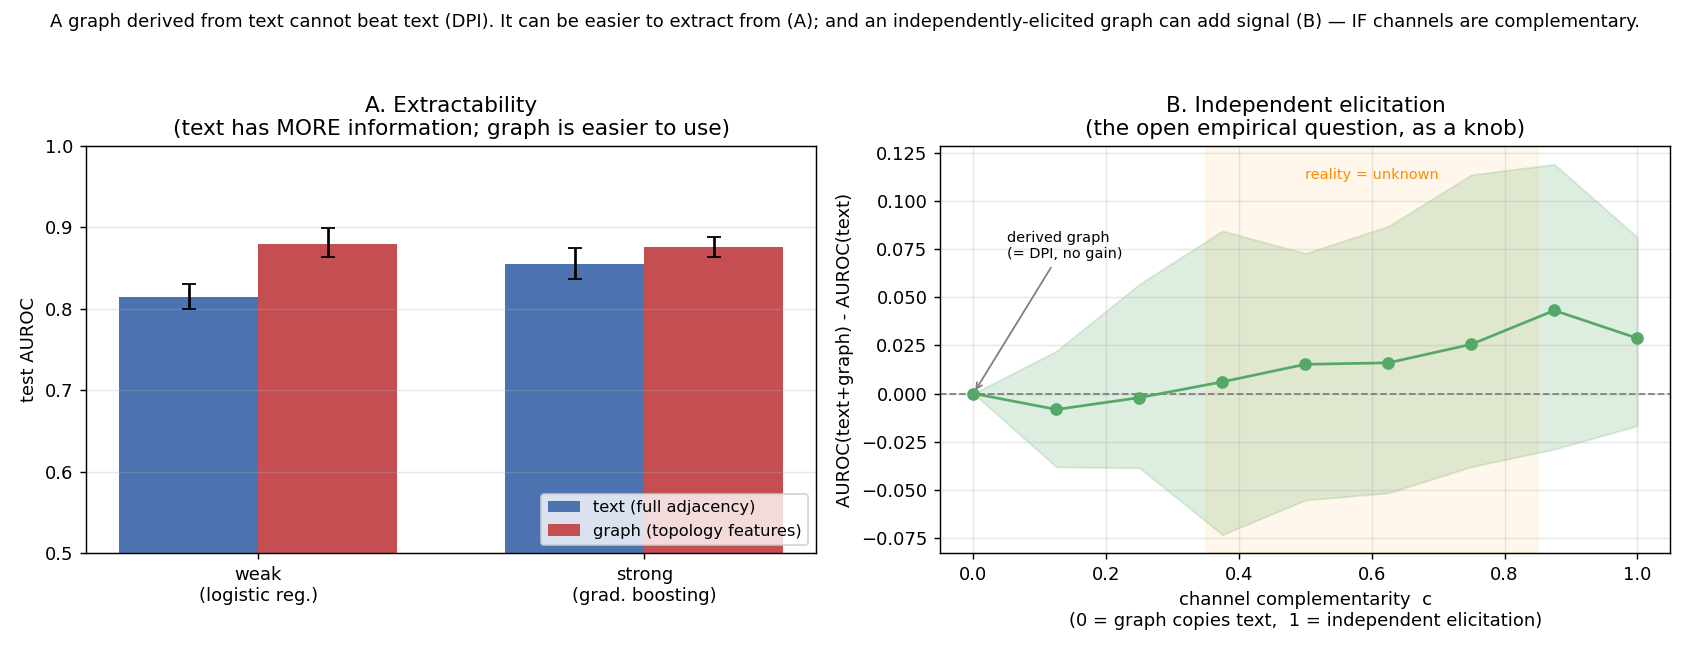

The script that saved this image:
"""Synthetic demonstration for the graph-vs-text essay.

This is a CONTROLLED FICTION, not evidence about the world. It illustrates the
*logic* behind two claims that survive the data-processing inequality (DPI),
using numeric channels only — no prose is generated, and no claim is made that
these encodings resemble real interviews.

Panel A — EXTRACTABILITY (rig-proof).
    The "text" representation is the FULL flattened adjacency of a latent DAG:
    it contains *strictly more* information than the handful of graph-topology
    features (those features are a lossy function of the adjacency). So the
    graph view cannot smuggle in extra signal — the DPI is respected by
    construction. Yet a WEAK learner (logistic regression) does much better with
    the pre-computed topology features than with the raw adjacency, because the
    outcome depends on a non-linear structural quantity (longest-path length)
    the weak learner cannot recover from raw edges. A STRONG learner
    (gradient boosting) closes the gap on the raw adjacency — empirically
    confirming the information was there all along. The graph's advantage is
    EXTRACTION, not information.

Panel B — INDEPENDENT ELICITATION (the open question, as a knob).
    Two noisy observations of the same latent DAG: a "text" view and a "graph"
    view. A complementarity knob c interpolates from c=0 (the graph observes
    EXACTLY what the text observed — a graph *derived* from text, the DPI case,
    no gain) to c=1 (the graph is an INDEPENDENT elicitation that can recover
    structure the text dropped). We plot the incremental predictive value of
    adding the graph over text alone, as a function of c. Reality sits somewhere
    on this axis; we do not know where — that is the empirical question a human
    study would answer. The plot characterises the *dependence*, it does not
    assert a point.

Run:  uv run python synthetic_demo.py
Out:  synthetic_demo.png  + a numeric summary on stdout.
"""

from __future__ import annotations

from pathlib import Path

import matplotlib

matplotlib.use("Agg")

import matplotlib.pyplot as plt
import networkx as nx
import numpy as np
from sklearn.ensemble import HistGradientBoostingClassifier
from sklearn.linear_model import LogisticRegression
from sklearn.metrics import roc_auc_score
from sklearn.model_selection import train_test_split

# ── configuration ─────────────────────────────────────────────────────
SEED = 42
# nodes per latent DAG; kept small so the strong learner can recover structure from raw adjacency
N_NODES = 8
EDGE_RHO = 0.30  # forward-edge density in the latent DAG
LABEL_NOISE = 0.07  # fraction of labels flipped (keeps AUROC < 1)

# Panel A (extractability)
A_SAMPLES = 6000  # enough data for the strong learner to extract longest-path from raw adjacency
A_REPEATS = 12

# Panel B (complementarity)
B_SAMPLES = 900
B_REPEATS = 16
B_P_OBSERVE = 0.50  # per-edge probability a true edge survives a single channel
B_GRID = np.linspace(0.0, 1.0, 9)  # complementarity knob c


# ── latent structure + features ───────────────────────────────────────
def make_random_dag(n: int, rho: float, rng: np.random.Generator) -> nx.DiGraph:
    """Random DAG: nodes in topological order, forward edge i->j (i<j) w.p. rho."""
    g = nx.DiGraph()
    g.add_nodes_from(range(n))
    for i in range(n):
        for j in range(i + 1, n):
            if rng.random() < rho:
                g.add_edge(i, j)
    return g


def flat_adjacency(g: nx.DiGraph, n: int) -> np.ndarray:
    """Full upper-triangular adjacency as a flat 0/1 vector — the complete structure."""
    vec = []
    for i in range(n):
        for j in range(i + 1, n):
            vec.append(1.0 if g.has_edge(i, j) else 0.0)
    return np.asarray(vec, dtype=np.float64)


def graph_features(g: nx.DiGraph) -> np.ndarray:
    """A small bag of topology features — a lossy summary of the adjacency."""
    out_deg = [d for _, d in g.out_degree()]
    in_deg = [d for _, d in g.in_degree()]
    return np.asarray(
        [
            nx.dag_longest_path_length(g),  # the Y-relevant non-linear quantity
            g.number_of_edges(),
            max(out_deg) if out_deg else 0,
            max(in_deg) if in_deg else 0,
            sum(1 for _, d in g.in_degree() if d == 0),  # source count
            sum(1 for _, d in g.out_degree() if d == 0),  # sink count
            len(nx.descendants(g, 0)),  # reach from root
        ],
        dtype=np.float64,
    )


def labels_from_longest_path(lp: np.ndarray, rng: np.random.Generator) -> np.ndarray:
    """Binary label: is the longest path above the sample median? (+ label noise)."""
    y = (lp > np.median(lp)).astype(int)
    flip = rng.random(len(y)) < LABEL_NOISE
    y[flip] = 1 - y[flip]
    return y


# ── Panel A: extractability ───────────────────────────────────────────
def build_extractability(rng: np.random.Generator):
    """Returns (X_flat, X_graph, y). X_flat is the COMPLETE structure (>= info of X_graph)."""
    flats, feats, lps = [], [], []
    for _ in range(A_SAMPLES):
        g = make_random_dag(N_NODES, EDGE_RHO, rng)
        flats.append(flat_adjacency(g, N_NODES))
        feats.append(graph_features(g))
        lps.append(nx.dag_longest_path_length(g))
    y = labels_from_longest_path(np.asarray(lps), rng)
    return np.vstack(flats), np.vstack(feats), y


def auroc(model, x_tr, x_te, y_tr, y_te) -> float:
    model.fit(x_tr, y_tr)
    prob = model.predict_proba(x_te)[:, 1]
    return roc_auc_score(y_te, prob)


def run_extractability(rng: np.random.Generator) -> dict[str, np.ndarray]:
    """Weak (LogReg) vs strong (gradient boosting) learner, on flat-text vs graph features."""
    keys = ["weak_text", "weak_graph", "strong_text", "strong_graph"]
    acc: dict[str, list[float]] = {k: [] for k in keys}
    for _ in range(A_REPEATS):
        x_flat, x_graph, y = build_extractability(rng)
        idx = np.arange(len(y))
        tr, te = train_test_split(
            idx, test_size=0.3, random_state=int(rng.integers(1e9)), stratify=y
        )

        weak = lambda: LogisticRegression(max_iter=2000)  # noqa: E731
        strong = lambda: HistGradientBoostingClassifier(random_state=0, max_iter=400)  # noqa: E731

        acc["weak_text"].append(auroc(weak(), x_flat[tr], x_flat[te], y[tr], y[te]))
        acc["weak_graph"].append(auroc(weak(), x_graph[tr], x_graph[te], y[tr], y[te]))
        acc["strong_text"].append(auroc(strong(), x_flat[tr], x_flat[te], y[tr], y[te]))
        acc["strong_graph"].append(auroc(strong(), x_graph[tr], x_graph[te], y[tr], y[te]))
    return {k: np.asarray(v) for k, v in acc.items()}


# ── Panel B: independent elicitation (complementarity sweep) ──────────
def observe(g: nx.DiGraph, p: float, rng: np.random.Generator) -> dict[tuple[int, int], bool]:
    """A single noisy observation: each TRUE edge survives with probability p."""
    return {e: (rng.random() < p) for e in g.edges()}


def graph_from_kept(kept: dict[tuple[int, int], bool], n: int) -> nx.DiGraph:
    g = nx.DiGraph()
    g.add_nodes_from(range(n))
    g.add_edges_from(e for e, keep in kept.items() if keep)
    return g


def build_complementarity(rng: np.random.Generator):
    """Returns true DAGs + labels; observations are generated per-c later (shared truth)."""
    dags, lps = [], []
    for _ in range(B_SAMPLES):
        g = make_random_dag(N_NODES, EDGE_RHO, rng)
        dags.append(g)
        lps.append(nx.dag_longest_path_length(g))
    y = labels_from_longest_path(np.asarray(lps), rng)
    return dags, y


def features_for_c(dags, c: float, rng: np.random.Generator):
    """Text view + graph view under complementarity c.

    c=0  -> the graph observes EXACTLY what the text observed (derived graph, DPI).
    c=1  -> the graph is an INDEPENDENT observation of the same latent DAG.
    """
    feat_t, feat_g = [], []
    for g in dags:
        t_keep = observe(g, B_P_OBSERVE, rng)
        g_keep = {}
        for e, t_decision in t_keep.items():
            if rng.random() < c:  # independent re-observation of this edge
                g_keep[e] = rng.random() < B_P_OBSERVE
            else:  # copy the text channel's decision (redundant)
                g_keep[e] = t_decision
        feat_t.append(graph_features(graph_from_kept(t_keep, N_NODES)))
        feat_g.append(graph_features(graph_from_kept(g_keep, N_NODES)))
    return np.vstack(feat_t), np.vstack(feat_g)


def run_complementarity(rng: np.random.Generator) -> dict[float, np.ndarray]:
    """Incremental AUROC of (text+graph) over (text alone) as a function of c."""
    deltas: dict[float, list[float]] = {float(c): [] for c in B_GRID}
    for _ in range(B_REPEATS):
        dags, y = build_complementarity(rng)
        idx = np.arange(len(y))
        tr, te = train_test_split(
            idx, test_size=0.3, random_state=int(rng.integers(1e9)), stratify=y
        )
        for c in B_GRID:
            x_t, x_g = features_for_c(dags, float(c), rng)
            x_tg = np.hstack([x_t, x_g])
            auc_t = auroc(
                HistGradientBoostingClassifier(random_state=0), x_t[tr], x_t[te], y[tr], y[te]
            )
            auc_tg = auroc(
                HistGradientBoostingClassifier(random_state=0), x_tg[tr], x_tg[te], y[tr], y[te]
            )
            deltas[float(c)].append(auc_tg - auc_t)
    return {c: np.asarray(v) for c, v in deltas.items()}


# ── reporting ─────────────────────────────────────────────────────────
def ci(arr: np.ndarray) -> tuple[float, float, float]:
    """Mean and 95% percentile interval."""
    return float(arr.mean()), float(np.percentile(arr, 2.5)), float(np.percentile(arr, 97.5))


def report(ext: dict[str, np.ndarray], comp: dict[float, np.ndarray]) -> None:
    print("\n=== Panel A — extractability (AUROC, mean [95% CI]) ===")
    print("  text = full flattened adjacency (>= information of graph features)")
    for label, key in [
        ("weak  (logistic regression)  text ", "weak_text"),
        ("weak  (logistic regression)  graph", "weak_graph"),
        ("strong(gradient boosting)    text ", "strong_text"),
        ("strong(gradient boosting)    graph", "strong_graph"),
    ]:
        m, lo, hi = ci(ext[key])
        print(f"  {label}: {m:.3f} [{lo:.3f}, {hi:.3f}]")
    wg, _, _ = ci(ext["weak_graph"])
    wt, _, _ = ci(ext["weak_text"])
    sg, _, _ = ci(ext["strong_graph"])
    st, _, _ = ci(ext["strong_text"])
    print(f"  -> weak  graph-text gap = {wg - wt:+.3f}  (extractability advantage)")
    print(f"  -> strong graph-text gap = {sg - st:+.3f}  (gap closes: information was there)")

    print("\n=== Panel B — incremental AUROC of (text+graph) over text, by complementarity c ===")
    for c in sorted(comp):
        m, lo, hi = ci(comp[c])
        print(f"  c={c:.3f}: delta = {m:+.3f} [{lo:+.3f}, {hi:+.3f}]")
    print("  c=0 = graph derived from text (DPI: no gain);  c=1 = independent elicitation.")
    print("  Reality is somewhere on this axis — and we do not know where.\n")


def make_figure(ext: dict[str, np.ndarray], comp: dict[float, np.ndarray], path: str) -> None:
    fig, (axa, axb) = plt.subplots(1, 2, figsize=(13, 5))

    # Panel A: grouped bars
    groups = ["weak\n(logistic reg.)", "strong\n(grad. boosting)"]
    text_means = [ext["weak_text"].mean(), ext["strong_text"].mean()]
    graph_means = [ext["weak_graph"].mean(), ext["strong_graph"].mean()]
    text_err = [
        [
            text_means[0] - np.percentile(ext["weak_text"], 2.5),
            text_means[1] - np.percentile(ext["strong_text"], 2.5),
        ],
        [
            np.percentile(ext["weak_text"], 97.5) - text_means[0],
            np.percentile(ext["strong_text"], 97.5) - text_means[1],
        ],
    ]
    graph_err = [
        [
            graph_means[0] - np.percentile(ext["weak_graph"], 2.5),
            graph_means[1] - np.percentile(ext["strong_graph"], 2.5),
        ],
        [
            np.percentile(ext["weak_graph"], 97.5) - graph_means[0],
            np.percentile(ext["strong_graph"], 97.5) - graph_means[1],
        ],
    ]
    x = np.arange(len(groups))
    w = 0.36
    axa.bar(
        x - w / 2,
        text_means,
        w,
        yerr=text_err,
        capsize=4,
        label="text (full adjacency)",
        color="#4C72B0",
    )
    axa.bar(
        x + w / 2,
        graph_means,
        w,
        yerr=graph_err,
        capsize=4,
        label="graph (topology features)",
        color="#C44E52",
    )
    axa.set_xticks(x)
    axa.set_xticklabels(groups)
    axa.set_ylabel("test AUROC")
    axa.set_ylim(0.5, 1.0)
    axa.set_title("A. Extractability\n(text has MORE information; graph is easier to use)")
    axa.legend(loc="lower right", fontsize=9)
    axa.grid(axis="y", alpha=0.3)

    # Panel B: complementarity sweep
    cs = np.asarray(sorted(comp))
    means = np.asarray([comp[c].mean() for c in cs])
    los = np.asarray([np.percentile(comp[c], 2.5) for c in cs])
    his = np.asarray([np.percentile(comp[c], 97.5) for c in cs])
    axb.axhline(0.0, color="grey", lw=1, ls="--")
    axb.plot(cs, means, marker="o", color="#55A868", label="graph's incremental AUROC")
    axb.fill_between(cs, los, his, alpha=0.2, color="#55A868")
    axb.annotate(
        "derived graph\n(= DPI, no gain)",
        xy=(0.0, means[0]),
        xytext=(0.05, max(his) * 0.55 + 0.005),
        fontsize=8,
        arrowprops=dict(arrowstyle="->", color="grey"),
    )
    axb.axvspan(0.35, 0.85, color="orange", alpha=0.08)
    axb.text(
        0.6,
        max(his) * 0.92 + 0.002,
        "reality = unknown",
        ha="center",
        fontsize=8,
        color="darkorange",
    )
    axb.set_xlabel(
        "channel complementarity  c\n(0 = graph copies text,  1 = independent elicitation)"
    )
    axb.set_ylabel("AUROC(text+graph) - AUROC(text)")
    axb.set_title("B. Independent elicitation\n(the open empirical question, as a knob)")
    axb.grid(alpha=0.3)

    fig.suptitle(
        "A graph derived from text cannot beat text (DPI). It can be easier to extract from (A); "
        "and an independently-elicited graph can add signal (B) — IF channels are complementary.",
        fontsize=10,
    )
    fig.tight_layout(rect=(0, 0, 1, 0.95))
    fig.savefig(path, dpi=130)
    print(f"figure written -> {path}")


def main() -> None:
    rng = np.random.default_rng(SEED)
    print("Running synthetic demo (controlled fiction — illustrates logic, not reality)...")
    ext = run_extractability(rng)
    comp = run_complementarity(rng)
    report(ext, comp)
    make_figure(ext, comp, str(Path(__file__).with_name("synthetic_demo.png")))

    # sanity checks (the demo's internal logic must hold)
    weak_gap = ext["weak_graph"].mean() - ext["weak_text"].mean()
    strong_gap = ext["strong_graph"].mean() - ext["strong_text"].mean()
    assert weak_gap > 0, "expected weak-learner extractability gap (graph > text)"
    assert strong_gap < weak_gap, (
        "expected the gap to narrow for the strong learner (info was in text)"
    )
    assert abs(comp[0.0].mean()) < 0.02, "derived graph (c=0) must add ~nothing (DPI)"


if __name__ == "__main__":
    main()
